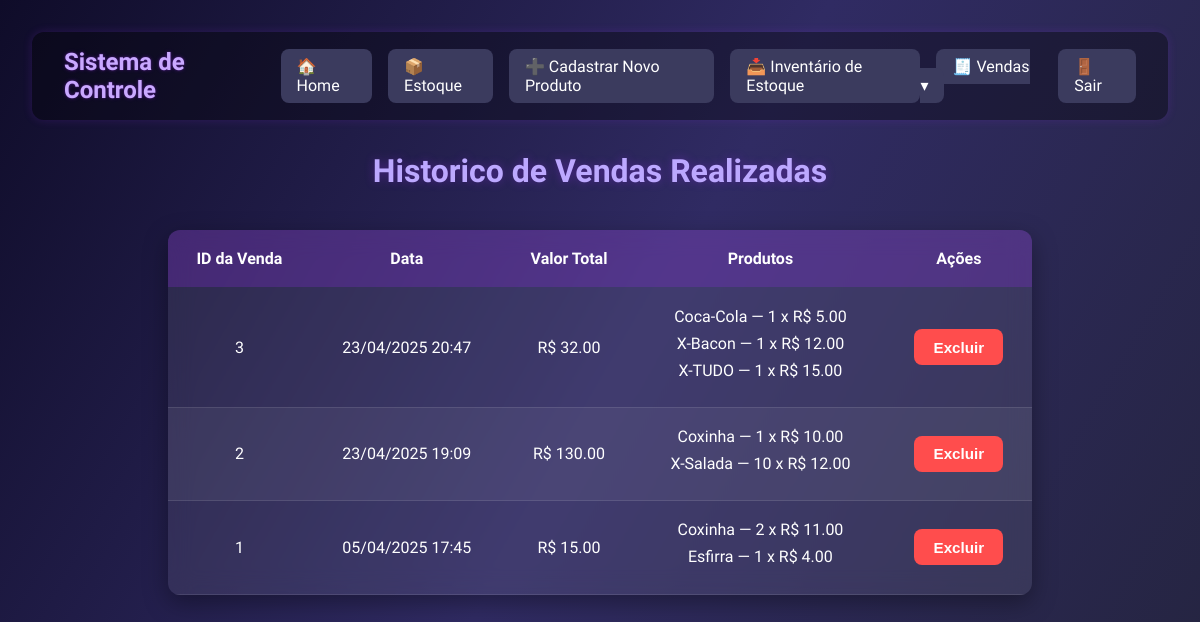
The app's page /listar-vendas (signed in), older data.
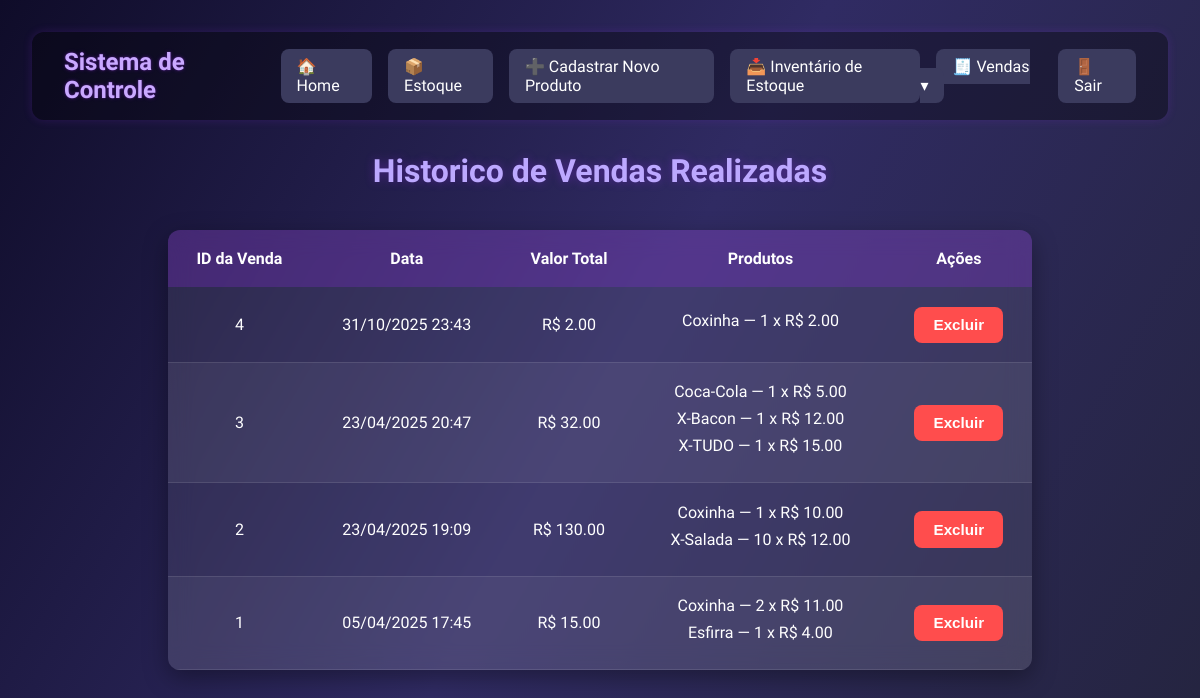
The same page, newer data.
### models.py (models this page shows, shortened)
class Venda(db.Model):
    __tablename__ = 'venda'
    id = db.Column(db.Integer, primary_key=True, autoincrement=True)
    data = db.Column(db.DateTime, default=datetime.utcnow)
    tipo_pagamento_id = db.Column(db.Integer, db.ForeignKey('tipo_pagamento.id'), nullable=False)
    valor_total = db.Column(db.Numeric(10, 2))
    itens = db.relationship('ItemVenda', backref='venda', lazy=True)

class ItemVenda(db.Model):
    __tablename__ = 'item_venda'
    id = db.Column(db.Integer, primary_key=True, autoincrement=True)
    venda_id = db.Column(db.Integer, db.ForeignKey('venda.id'), nullable=False)
    tipo_produto_id = db.Column(db.Integer, db.ForeignKey('tipo_produto.id'), nullable=False)
    quantidade = db.Column(db.Integer, nullable=False)
    valor_produtos = db.Column(db.Numeric(10, 2))
    tipo_produto = db.relationship('TipoProduto', backref='itens_venda', lazy=True)

class TipoProduto(db.Model):
    __tablename__ = 'tipo_produto'
    id = db.Column(db.Integer, primary_key=True, autoincrement=True)
    nome = db.Column(db.String(255), nullable=False, unique=True)
    categoria_id = db.Column(db.Integer, db.ForeignKey('categoria.id'), nullable=False)
    preco = db.Column(db.Numeric(10, 2), nullable=False)
    descricao = db.Column(db.Text)
    produtos = db.relationship('Produto', back_populates='tipo_produto', cascade="all, delete-orphan")

### routes.py (the view)
    @app.route('/listar-vendas')
    def listar_vendas():
        if 'usuario' not in session:
            return redirect(url_for('login_view'))
        vendas = Venda.query.order_by(Venda.data.desc()).all()  # Ordenando por data
        return render_template('listar_vendas.html', vendas=vendas)

### templates/listar_vendas.html (shortened to what this page needs)
<!DOCTYPE html>
<html lang="pt-br">
{% extends 'base.html' %}
{% block content %}
<link rel="stylesheet" href="{{ url_for('static', filename='css/listar_vendas.css') }}">
<h2>Historico de Vendas Realizadas</h2>
<table>
    <thead>
        <tr>
            <th>ID da Venda</th>
            <th>Data</th>
            <th>Valor Total</th>
            <th>Produtos</th>
            <th>Ações</th>
        </tr>
    </thead>
    <tbody>
        {% for venda in vendas %}
        <tr>
            <td>{{ venda.id }}</td>
            <td>{{ venda.data.strftime('%d/%m/%Y %H:%M') }}</td>
            <td>R$ {{ "%.2f"|format(venda.valor_total) }}</td>
            <td>
                <ul>
                    {% for item in venda.itens %}
                    <li>{{ item.tipo_produto.nome }} — {{ item.quantidade }} x R$ {{ "%.2f"|format(item.valor_produtos) }}</li>
                    {% endfor %}
                </ul>
            </td>
            <td>
                <form action="{{ url_for('excluir_venda', venda_id=venda.id) }}" method="POST" onsubmit="return confirm('Tem certeza que deseja excluir esta venda?');">
                    <button type="submit" class="excluir-btn">Excluir</button>
                </form>
            </td>
        </tr>
        {% endfor %}
    </tbody>
</table>
{% endblock %}

### templates/base.html (shortened to what this page needs)
<!DOCTYPE html>
<html lang="pt-br">
<head>
    <link rel="stylesheet" href="{{ url_for('static', filename='css/base.css') }}">
</head>
<body>
    <header>
        <h1>Sistema de Controle</h1>
        <nav>
            <a href="/home">🏠 Home</a>
            <a href="/painel">📦 Estoque</a>
            <a href="/cadastrar-produto">➕ Cadastrar Novo Produto</a>
            <a href="/inventario-estoque">📥 Inventário de Estoque</a>
            <div class="menu-vendas">
                <a href="#">🧾 Vendas ▾</a>
            </div>
            <a href="/logout">🚪 Sair</a>
        </nav>
    </header>
    <div class="container">
        {% block content %}{% endblock %}
    </div>
</body>
</html>

### static/css/base.css (style rules this page uses)
:root { --color-bg: linear-gradient(120deg, #0f0c29, #302b63, #24243e); --color-card-bg: rgba(255, 255, 255, 0.08); --color-card-hover: rgba(255, 255, 255, 0.15); --color-text-primary: #b58eff; --color-shadow: rgba(0, 0, 0, 0.4); --border-radius: 12px; --transition-speed: 0.3s; --padding-container: 2rem; }
* { margin: 0; padding: 0; box-sizing: border-box; }
body { font-family: 'Orbitron', sans-serif; background: var(--color-bg); color: #fff; min-height: 100vh; padding: var(--padding-container); }
h1, h2, h3, h4, h5, h6 { color: var(--color-text-primary); text-shadow: 0 0 1px var(--color-text-primary), 0 0 3px rgba(181, 142, 255, 0.7), 0 0 6px rgba(181, 142, 255, 0.5); }
header { background-color: rgba(0, 0, 0, 0.35); padding: 1rem 2rem; border-radius: var(--border-radius); margin-bottom: 2rem; display: flex; justify-content: space-between; align-items: center; box-shadow: 0 0 10px rgba(138, 43, 226, 0.2); }
header h1 { font-size: 1.5rem; color: #c9a9ff; text-shadow: 0 0 2px rgba(138, 43, 226, 0.4), 0 0 4px rgba(138, 43, 226, 0.3); }
nav { display: flex; align-items: center; }
nav a { margin-left: 1rem; text-decoration: none; color: #fff; background-color: #3b3b5e; padding: 0.5rem 1rem; border-radius: 8px; transition: background var(--transition-speed) ease; position: relative; }
.menu-vendas { position: relative; }
.container { max-width: 960px; margin: 0 auto; }
table { border-collapse: collapse; background: var(--color-card-bg); backdrop-filter: blur(10px); border-radius: var(--border-radius); overflow: hidden; box-shadow: 0 0 15px var(--color-shadow); width: 80%; margin: 0 auto; transition: transform var(--transition-speed), box-shadow var(--transition-speed), background var(--transition-speed); }
th, td { padding: 1rem; text-align: center; }
th { background-color: rgba(138, 43, 226, 0.3); }
tr:nth-child(even) { background-color: rgba(255, 255, 255, 0.05); }
td { border-bottom: 1px solid rgba(255, 255, 255, 0.1); }

### static/css/listar_vendas.css (style rules this page uses)
h2 { text-align: center; margin-bottom: 2.5rem; font-size: 2rem; color: #bca8ff; text-shadow: 0 0 10px rgba(138, 43, 226, 0.4); font-weight: 600; }
table { border-collapse: collapse; width: 90%; max-width: 900px; margin: 0 auto 2rem; background: rgba(255, 255, 255, 0.08); backdrop-filter: blur(12px); border-radius: 12px; box-shadow: 0 8px 25px rgba(0, 0, 0, 0.35); overflow: hidden; transition: all 0.3s ease; }
th, td { padding: 1.2rem; text-align: center; font-size: 1rem; }
th { background-color: rgba(138, 43, 226, 0.25); }
tr:nth-child(even) { background-color: rgba(255, 255, 255, 0.05); }
ul { list-style-type: none; padding-left: 0; }
li { margin-bottom: 0.5rem; font-size: 1rem; }
.excluir-btn { background-color: #ff4d4d; color: white; padding: 0.6rem 1.2rem; border: none; border-radius: 8px; cursor: pointer; font-weight: bold; font-size: 0.95rem; transition: background-color 0.3s ease, transform 0.2s ease; }

Row changes from the older to the newer data that the page shows:
added Venda: id "4", data "31/10/2025 23:43", valor_total "2.00"
added ItemVenda: tipo_produto.nome "Coxinha", quantidade "1", valor_produtos "2.00", shown under "4"
